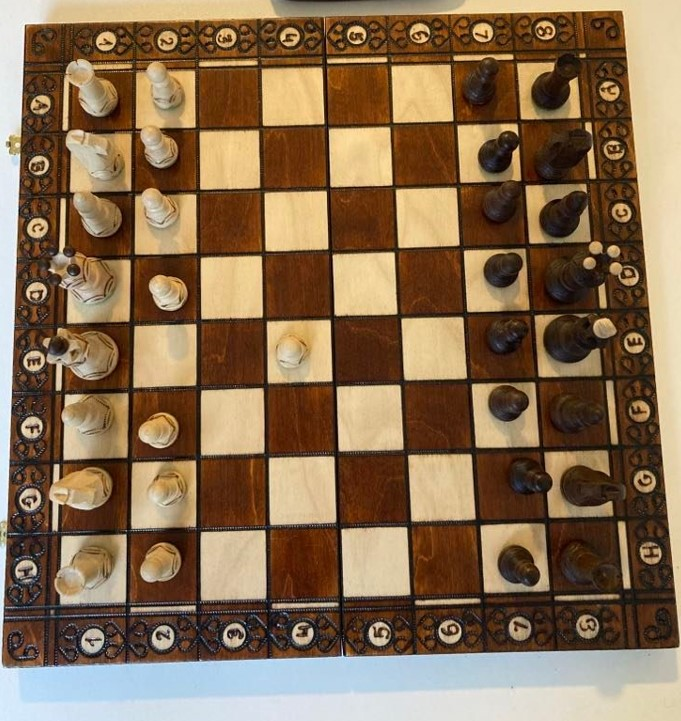
#> input picture photos_test/guilhem_board/1.jpg, 681 x 721 px, found by its file name
$ python box_detection.py   (older library calls are emulated)
#> lines starting #> are read from the running program, lines starting #| are printed output that depends on the picture; after the words box and inside, x2 and y2 are one past the last pixel; in counts of white or black regions, pixels touching at a corner belong together
import cv2
import numpy as np
from matplotlib import pyplot as plt


def import_image(path):
    img = cv2.imread(path, 1)
    img = cv2.cvtColor(img, cv2.COLOR_BGR2RGB)
    img_gray = cv2.cvtColor(img, cv2.COLOR_RGB2GRAY)

    return img, img_gray


def apply_gaussian_blur(img_gray, kernel_size=5, sigma=1.4):
    gaussian_blur = cv2.GaussianBlur(
        img_gray, (kernel_size, kernel_size), sigma, sigma, cv2.BORDER_DEFAULT
    )
    return gaussian_blur


def apply_binary_threshold(img, threshold=128):
    height, width = img.shape
    binary_image = np.copy(img)
    for i in range(height):
        for j in range(width):
            if img[i, j] >= threshold:
                binary_image[i, j] = 255
            else:
                binary_image[i, j] = 0
    return binary_image


# [4 lines left out: function get_sobels, not called in this run]


def get_edges(binary_img, threshold1=50, threshold2=150, apertureSize=3):
    edges = cv2.Canny(binary_img, threshold1, threshold2, apertureSize)
    return edges


def get_points_full_line(l, width, height):
    x1, y1, x2, y2 = l[0], l[1], l[2], l[3]

    if x1 == x2:
        return (x1, 0), (x2, height)

    if y1 == y2:
        return (0, y1), (width, y1)

    slope = (y2 - y1) / (x2 - x1)
    ord_origin = y1 - slope * x1

    if y1 < y2:
        return (0, round(ord_origin)), (round((height - ord_origin) / slope), height)
    elif y1 > y2:
        return (0, round(ord_origin)), (round((-ord_origin) / slope), 0)


def check_line_already_existing(point1, point2, points, epsilon):
    for (x1, y1), (x2, y2) in points:
        if np.sqrt((point1[0] - x1) ** 2 + (point1[1] - y1) ** 2) < epsilon and np.sqrt(
            (point2[0] - x2) ** 2 + (point2[1] - y2) ** 2
        ):
            return True
    return False


def dist(p1, p2):
    return np.sqrt((p1[0] - p2[0]) ** 2 + (p1[1] - p2[1]) ** 2)


def get_intersection_between_2_lines(
    line1, line2
):  # line is characterized by two points : line = (p1, p2)
    (x1, y1), (x1prime, y1prime) = line1
    (x2, y2), (x2prime, y2prime) = line2
    if x1 == x1prime:
        if x2 == x2prime:
            return None
        slope2 = (y2 - y2prime) / (x2 - x2prime)
        ord_origin2 = y2 - slope2 * x2
        return (x1, round(slope2 * x1 + ord_origin2))
    elif x2 == x2prime:
        slope1 = (y1 - y1prime) / (x1 - x1prime)
        ord_origin1 = y1 - slope1 * x1
        return (x2, round(slope1 * x2 + ord_origin1))
    else:
        slope1 = (y1 - y1prime) / (x1 - x1prime)
        ord_origin1 = y1 - slope1 * x1
        slope2 = (y2 - y2prime) / (x2 - x2prime)
        ord_origin2 = y2 - slope2 * x2
        if slope1 == slope2:
            return None
        x_int = -(ord_origin2 - ord_origin1) / (slope2 - slope1)
        y_int = slope1 * x_int + ord_origin1
        return (round(x_int), round(y_int))


def get_intersections(points):
    intersections = []
    for i in range(len(points) - 1):
        for j in range(i + 1, len(points)):
            intersections.append(get_intersection_between_2_lines(points[i], points[j]))
    return intersections


def get_houghlines(edges, threshold=28, probabilistic=True):
    if not probabilistic:
        lines = cv2.HoughLines(edges, 1, np.pi / 180, 50, None, 0, 0)
    else:
        lines = cv2.HoughLinesP(edges, 1, np.pi / 180, threshold, None, 50, 10)
    return lines


def get_median_length_linesP(linesP):
    length_lines = []
    if linesP is not None:
        for i in range(0, len(linesP)):
            l = linesP[i][0]
            length_lines.append(dist((l[0], l[1]), (l[2], l[3])))
    return np.median(length_lines)


def get_points(linesP, median_length_lines, img_shape, use_median=True):
    points = []
    # Draw the lines
    if linesP is not None:
        for i in range(0, len(linesP)):
            l = linesP[i][0]
            if use_median:
                if (
                    median_length_lines - 20
                    < dist((l[0], l[1]), (l[2], l[3]))
                    < median_length_lines + 20
                ):
                    point1, point2 = get_points_full_line(l, img_shape[1], img_shape[0])
                    if not check_line_already_existing(point1, point2, points, 30):
                        points.append((point1, point2))

            else:
                point1, point2 = get_points_full_line(l, img_shape[1], img_shape[0])
                if not check_line_already_existing(point1, point2, points, 30):
                    points.append((point1, point2))

    return points


def clean_intersections(intersections, img_shape):
    clean_intersections = []

    for point in intersections:
        if point is None:
            continue
        x, y = point[0], point[1]
        if 0 <= x <= img_shape[1] and 0 <= y <= img_shape[0]:
            clean_intersections.append(point)

    return clean_intersections


def moyenne(points):
    return round(np.mean([point[0] for point in points])), round(
        np.mean([point[1] for point in points])
    )


def clusteriser_intersections(intersections, epsilon=20):
    clusters = {}

    for i, point in enumerate(intersections):
        if point is None:
            continue
        already_in_cluster = False
        for k in clusters.keys():
            if dist(point, moyenne(clusters[k])) <= epsilon:
                already_in_cluster = True
                clusters[k].append(point)
        if not already_in_cluster:
            clusters[i] = [point]

    return clusters


def group_clusters(clusters):
    new_intersections = []

    for k in clusters.keys():
        new_intersections.append(moyenne(clusters[k]))

    return new_intersections


def moyenne_y(points):
    return round(np.mean([point[1] for point in points]))


def moyenne_x(points):
    return round(np.mean([point[0] for point in points]))


def dist_y(y1, y2):
    return np.abs(y1 - y2)


def dist_x(x1, x2):
    return np.abs(x1 - x2)


def cluster_along_y(intersections, epsilon_y):
    clusters_y = {}

    for i, point in enumerate(intersections):
        already_in_cluster = False
        for k in clusters_y.keys():
            if dist_y(point[1], moyenne_y(clusters_y[k])) <= epsilon_y:
                already_in_cluster = True
                clusters_y[k].append(point)
        if not already_in_cluster:
            clusters_y[i] = [point]

    return clusters_y


def cluster_along_x(intersections, epsilon_x):
    clusters_x = {}

    for i, point in enumerate(intersections):
        already_in_cluster = False
        for k in clusters_x.keys():
            if dist_x(point[0], moyenne_x(clusters_x[k])) <= epsilon_x:
                already_in_cluster = True
                clusters_x[k].append(point)
        if not already_in_cluster:
            clusters_x[i] = [point]

    return clusters_x


def remove_y_anomalies(anomaly_points, lines_interests_points_y, clusters_y):
    for k in clusters_y.keys():
        if len(clusters_y[k]) <= 3:
            for point in clusters_y[k]:
                anomaly_points.append(point)
        else:
            lines_interests_points_y[k] = clusters_y[k]
    return anomaly_points, lines_interests_points_y


def remove_x_anomalies(anomaly_points, lines_interests_points_x, clusters_x):
    for k in clusters_x.keys():
        if len(clusters_x[k]) <= 3:
            for point in clusters_x[k]:
                anomaly_points.append(point)
        else:
            lines_interests_points_x[k] = clusters_x[k]
    return anomaly_points, lines_interests_points_x


def remove_anomalies(intersections, epsilon_x=25, epsilon_y=10):

    clusters_x = cluster_along_x(intersections, epsilon_x)
    anomaly_points, lines_interests_points_x = remove_x_anomalies([], {}, clusters_x)

    new_intersections = [
        point for line_x in lines_interests_points_x.values() for point in line_x
    ]
    clusters_y = cluster_along_y(new_intersections, epsilon_y)
    anomaly_points, lines_interests_points_y = remove_y_anomalies(
        anomaly_points, {}, clusters_y
    )

    for k, v in lines_interests_points_y.items():
        lines_interests_points_y[k] = list(set(v))

    return lines_interests_points_y, anomaly_points


def sort_lines_of_interest_by_y(lines_interests_points_y):

    # cols = {}
    cols = []
    moyennes_y = [
        moyenne_y(lines_interests_points_y[k]) for k in lines_interests_points_y.keys()
    ]
    moyennes_y_sorted = sorted(moyennes_y)

    for i, letter in zip(range(len(moyennes_y)), "abcdefghijkl"[: len(moyennes_y)]):
        mean = moyennes_y_sorted[i]
        corresponding_k = None
        for k in lines_interests_points_y.keys():
            if moyenne_y(lines_interests_points_y[k]) == mean:
                corresponding_k = k
        # cols[letter] = lines_interests_points_y[corresponding_k]
        cols.append(lines_interests_points_y[corresponding_k])

    # for k in cols.keys():
    for k in range(len(cols)):
        cols[k].sort(key=lambda x: x[0])

    return cols


def remove_chessboard_contours(cols_sorted):
    if len(cols_sorted) == 9 and len(cols_sorted[0]) == 9:
        return cols_sorted

    if len(cols_sorted) == 11:
        del cols_sorted[0]
        del cols_sorted[-1]

    elif len(cols_sorted) == 10:
        nb = len(cols_sorted)
        means_y = [moyenne_y(cols_sorted[i]) for i in range(nb)]
        mean_y_distance = np.mean([means_y[i + 1] - means_y[i] for i in range(nb - 1)])
        if means_y[1] - means_y[0] < means_y[-1] - means_y[-2]:
            del cols_sorted[0]
        elif means_y[1] - means_y[0] > means_y[-1] - means_y[-2]:
            del cols_sorted[-1]

    for i in range(len(cols_sorted)):
        if len(cols_sorted[i]) == 11:
            del cols_sorted[i][0]
            del cols_sorted[i][-1]

        elif len(cols_sorted[i]) == 10:
            nb = len(cols_sorted[i])
            mean_x_distance = np.mean(
                [cols_sorted[i][j + 1][0] - cols_sorted[i][j][0] for j in range(nb - 1)]
            )
            if cols_sorted[i][1][0] - cols_sorted[i][0][0] < mean_x_distance:
                del cols_sorted[i][0]
            elif cols_sorted[i][-1][0] - cols_sorted[i][-2][0] < mean_x_distance:
                del cols_sorted[i][-1]

    return cols_sorted


def get_chessboard_boxes(cols_sorted):
    boxes = {}
    letters = "abcdefgh"
    nums = "12345678"
    for i in range(8):
        for j in range(8):
            letter = letters[i]
            num = nums[j]
            boxes[letter + num] = [
                cols_sorted[i][j],
                cols_sorted[i][j + 1],
                cols_sorted[i + 1][j],
                cols_sorted[i + 1][j + 1],
            ]

    return boxes


def box_detection(img_path, binary_threshold, use_median, hough_lines_threshold):
    img, img_gray = import_image(img_path)
#> in import_image, img is the input picture: shape (721, 681, 3); mean B, G, R 82, 109.6, 135.3
#> in import_image, `img_gray = cv2.cvtColor(img, cv2.COLOR_RGB2GRAY)`:
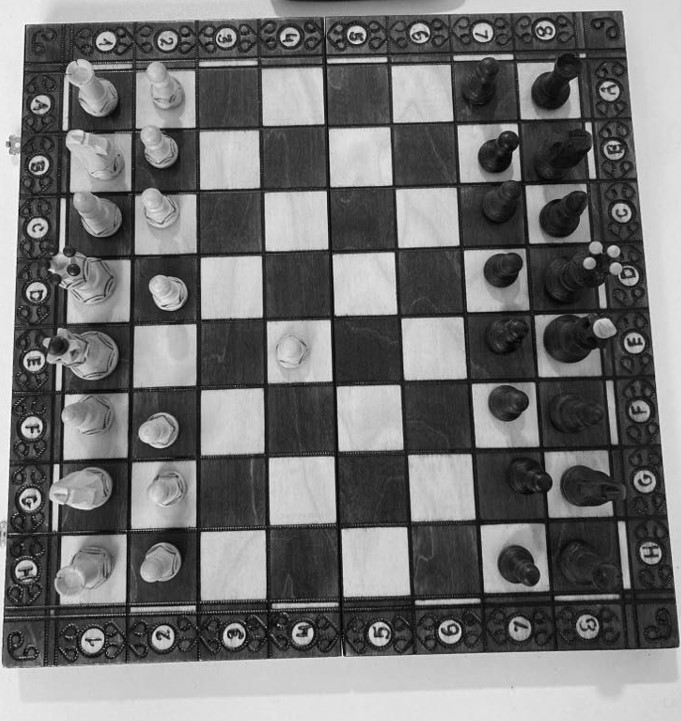
#> img_gray: shape (721, 681); min 1, max 253, mean 114.2
    gaussian_blur = apply_gaussian_blur(img_gray)
#> in apply_gaussian_blur, `gaussian_blur = cv2.GaussianBlur( img_gray, (kernel_size, kernel_size)..`:
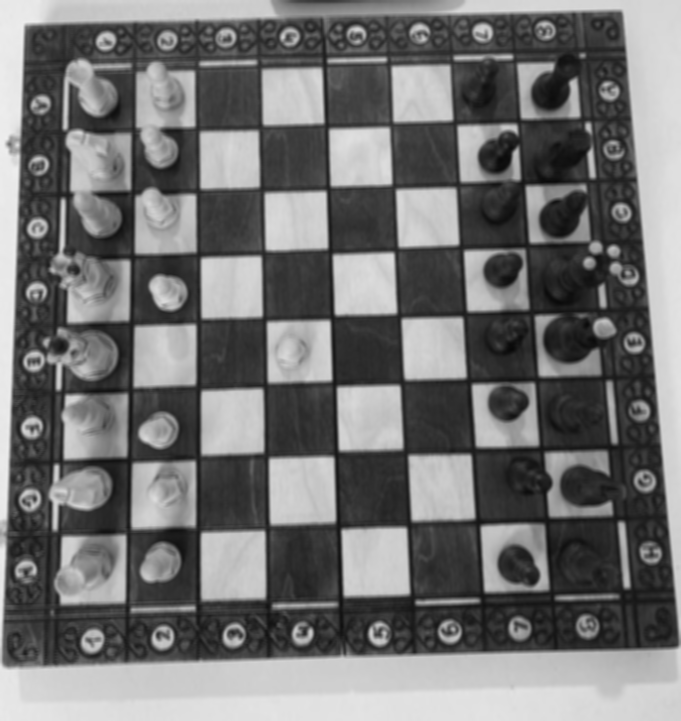
#> gaussian_blur: shape (721, 681); min 8, max 239, mean 114.2

    binary_img = apply_binary_threshold(gaussian_blur, binary_threshold)
#> after the loop in apply_binary_threshold, `for i in range(height):`:
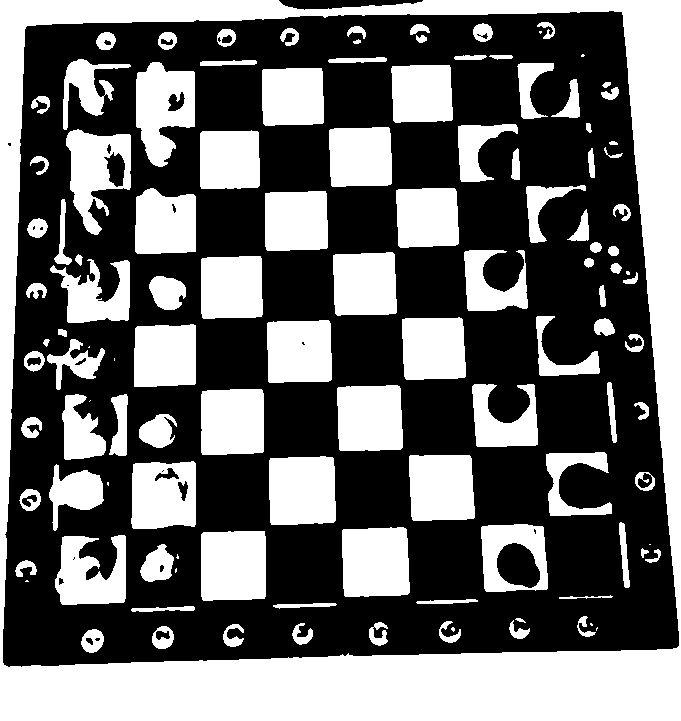
#> binary_image: shape (721, 681); 41.9% white; 117 white regions (14 under 20 px), largest, box (x1, y1, x2, y2) and area: (0, 0, 681, 721) 82739, (342, 527, 410, 597) 4474, (201, 531, 266, 601) 4438
    edges = get_edges(binary_img)
#> in get_edges, `edges = cv2.Canny(binary_img, threshold1, threshold2, apertureSize)`:
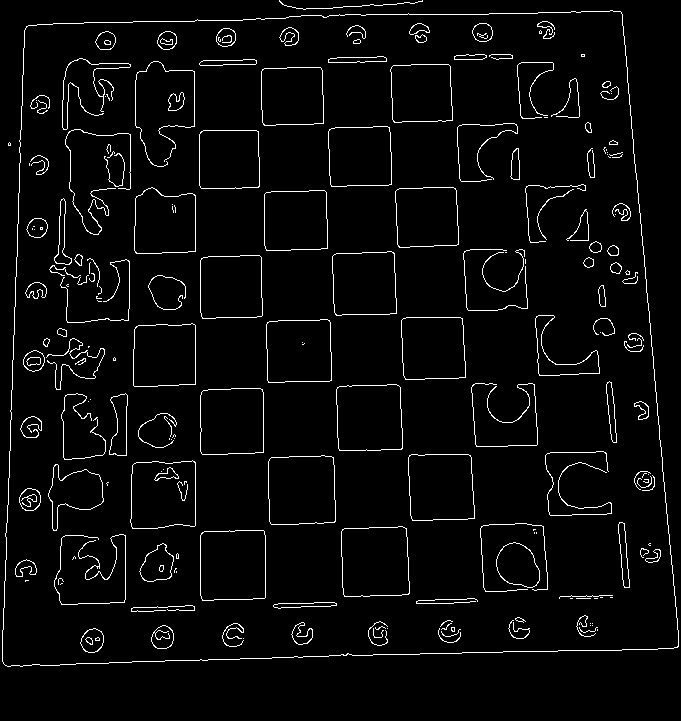
#> edges: shape (721, 681); 3.7% white in thin lines or dots
    linesP = get_houghlines(edges, hough_lines_threshold)
#> in get_houghlines, `lines = cv2.HoughLinesP(edges, 1, np.pi / 180, threshold, None, 50, 10)`: lines = 68 rows, first 6: [2, 661, 6, 546], [636, 173, 671, 564], [462, 652, 657, 649], [7, 666, 131, 662], [195, 525, 195, 462], [148, 21, 242, 20]
#> linesP has the same summary as lines in get_houghlines
    median_length_lines = get_median_length_linesP(linesP)
#> the loop in get_median_length_linesP, `for i in range(0, len(linesP)):` made 68 passes
#> after the loop in get_median_length_linesP, `for i in range(0, len(linesP)):`: length_lines = 68 values, max 392.6 at index 1, min 50.01 at index 14, mean 73.44
#> median_length_lines = 58.06

    points = get_points(linesP, median_length_lines, img.shape, use_median)
#> the loop in get_points, `for i in range(0, len(linesP)):` made 68 passes
#> (point1, point2) on passes 7, 8, 11, 12, 13, 14, 15: ((0, -15619), (272, 721)), ((0, 534), (15472, 0)), ((0, 26), (653, 0)), ((0, 462), (26821, 0)), ((0, -8305), (484, 721)), ((0, -10490), (415, 721)), ((0, -16030), (335, 721))
#> after the loop in get_points, `for i in range(0, len(linesP)):`: points = 40 items
#> points = 40 items

    intersections = get_intersections(points)
#> the loop in get_intersections, `for i in range(len(points) - 1):` made 39 passes
    intersections_cleaned = clean_intersections(intersections, img.shape)
#> the loop in clean_intersections, `for point in intersections:` made 780 passes

    clusters = clusteriser_intersections(intersections_cleaned)
#> the loop in clusteriser_intersections, `for i, point in enumerate(intersections):` made 335 passes
#> point on passes 1 to 3: (195, 527), (195, 18), (195, 459)
    new_intersections = group_clusters(clusters)
#> the loop in group_clusters, `for k in clusters.keys():` made 117 passes
#> k on passes 23 to 30: 25, 26, 27, 30, 32, 34, 38, 40

    lines_interests_points_y, anomaly_points = remove_anomalies(new_intersections)
#> the loop in cluster_along_x, `for i, point in enumerate(intersections):` made 117 passes
#> point on passes 1 to 8: (198, 527), (193, 18), (196, 459), (198, 659), (198, 609), (195, 259), (193, 59), (196, 317)
#> the loop in remove_x_anomalies, `for k in clusters_x.keys():` made 15 passes
#> k on passes 2 to 9: 11, 22, 23, 24, 25, 26, 27, 28
#> the loop in cluster_along_y, `for i, point in enumerate(intersections):` made 140 passes
#> the loop in remove_y_anomalies, `for k in clusters_y.keys():` made 24 passes
#> k on passes 12 to 19: 22, 23, 27, 28, 33, 37, 66, 70
#> the loop in remove_anomalies, `for k, v in lines_interests_points_y.items():` made 15 passes
#> (k, v) on passes 12, 14, 15: (23, [(477, 515), (407, 520), (338, 522), (548, 515), (620, 513)]), (33, [(469, 409), (608, 400), (469, 409), (469, 409), (608, 400)]), (74, [(11, 394), (608, 400), (126, 389), (64, 392), (608, 400)])
    cols_sorted = sort_lines_of_interest_by_y(lines_interests_points_y)
#> the loop in sort_lines_of_interest_by_y, `for i, letter in zip(range(len(moyennes_y)), "abcdefghijkl"[: len(moye..` made 12 passes
#> letter on passes 1 to 8: 'a', 'b', 'c', 'd', 'e', 'f', 'g', 'h'
#> the loop in sort_lines_of_interest_by_y, `for k in range(len(cols)):` made 12 passes

    cols_sorted = remove_chessboard_contours(cols_sorted)
#> the loop in remove_chessboard_contours, `for i in range(len(cols_sorted)):` made 12 passes
    boxes = get_chessboard_boxes(cols_sorted)
    return img, boxes


if __name__ == "__main__":

    img_path = "photos_test/guilhem_board/1.jpg"
    # img_path = "photos_test/chess.com_game/110.jpg"

    # For guilhem_board
    binary_threshold = 128
    use_median = True
    hough_lines_threshold = 28

    # For chess.com_game
    # binary_threshold = 200
    # use_median = False
    # hough_lines_threshold = 150

#> (the run stopped early here; a loop or call above may not have finished)
